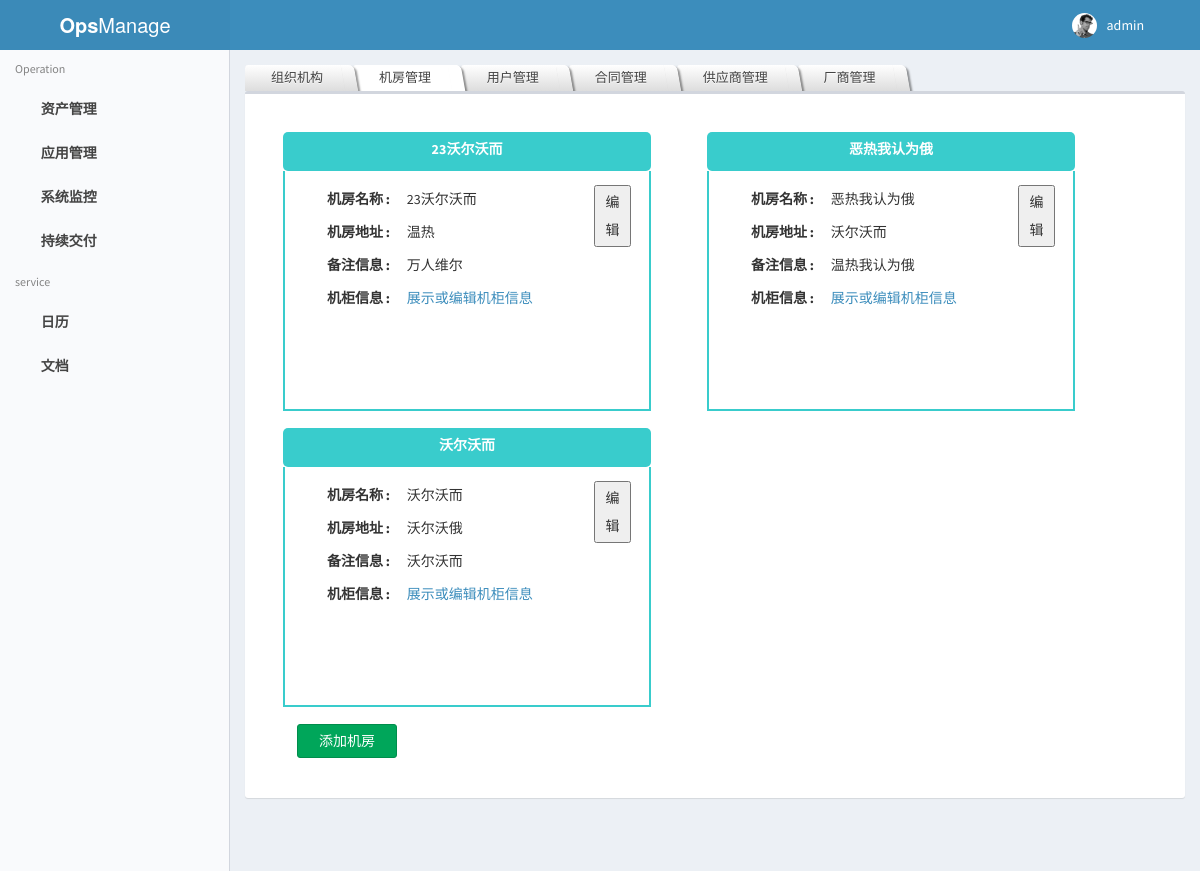
Screenshot of /cmdb/idcManage (signed in) with the database file from the repository.
### cmdb/models.py (models this page shows, shortened)
class Idc(models.Model):
    organization = models.ForeignKey('Organization', on_delete=models.CASCADE)
    idc_name = models.CharField(max_length=255, verbose_name="机房名称")
    idc_address = models.CharField(max_length=100, blank=True, verbose_name="机房地址")
    idc_memo = models.TextField(max_length=200, blank=True, verbose_name="备注信息")
    class Meta:
        db_table = 'cmdb_idc'
        verbose_name = '机房'
        verbose_name_plural = verbose_name

### cmdb/views.py (the view)
@login_required()
def idcManage(request):
    Organizations = Organization.objects.all()
    myOrg = Organization()
    myIdc = Idc.objects.all()
    myCabinet = Cabinet()
    cabFlag = 0
    try:
        IDC = request.GET['IDC']
        myCabinet=Cabinet.objects.filter(idc=Idc.objects.get(id=IDC))
        cabFlag=1
        print(myCabinet)
    except:
        print("没有IDC参数!")
    if request.user.is_superuser:
        Perm = 1
    else:
        Perm = 0
    context = {
        'USERNAME': str(request.user),
        'Perm': Perm,
        'ORGS': Organizations,
        'myOrg': myOrg,
        'myIdcs': myIdc,
        'myCabs': myCabinet,
        'cabFlag':cabFlag,
    }
    return render(request, 'cmdb/basicData/idcManage.html', context)

### templates/cmdb/basicData/idcManage.html (shortened to what this page needs)
{% extends "base.html" %}
{% block css_block %}
    <link href="/static/dist/css/tab_css.css" type="text/css" rel="stylesheet">
    <link href="/static/css/form2.css" type="text/css" rel="stylesheet">
{% endblock css_block %}
{% block main_content %}
<ul  id="tabs">
    <li><a href="http://127.0.0.1:8000/cmdb/orgManage" >组织机构</a></li>
    <li id="selectedTab"><a href="http://127.0.0.1:8000/cmdb/idcManage" >机房管理</a></li>
    <li><a href="http://127.0.0.1:8000/cmdb/userManage" >用户管理</a></li>
    <li><a href="http://127.0.0.1:8000/cmdb/contractManage" >合同管理</a></li>
    <li><a href="http://127.0.0.1:8000/cmdb/supplierManage" >供应商管理</a></li>
    <li><a href="http://127.0.0.1:8000/cmdb/vendorManage" >厂商管理</a></li>
</ul>
<div class="row">
        <div class="col-xs-12">
            <div class="box">
                <div class="box-body">
                    {% for idc in myIdcs %}
                        <div class="mybox mybox-teal" style="margin:2em;float:left;width: 40%;height: 240px;">
                            <div class="mybox-header">
                                <label for="CPU">{{ idc.idc_name }}</label>
                            </div>
                            <div class="mybox-body" style="height: 240px;">
                                <div style="float: left;width: 100%;line-height: 2em;">
                                    <label>机房名称 :</label>
                                    <span style="margin-left: 1em">{{ idc.idc_name}}</span><br>
                                    <label>机房地址 :</label>
                                    <span style="margin-left: 1em">{{ idc.idc_address}}</span><br>
                                    <label>备注信息 :</label>
                                    <span style="margin-left: 1em">{{ idc.idc_memo}}</span><br>
                                    <div id="{{ idc.id }}">
                                        <label>机柜信息 :</label>
                                        {% if cabFlag %}
                                            {% for c in myCabs %}
                                                <span style="margin-left: 1em">{{ c.cabinet_name }}</span>
                                            {% endfor %}
                                            <a onclick="window.open('http://127.0.0.1:8000/cmdb/cabDetail?idcId={{ idc.id }}')" style="margin-left: 1em">机柜图</a>
                                            <a target="_blank" href="http://127.0.0.1:8000/cmdb/editCab?idcId={{ idc.id }}"  style="margin-left: 1em"><i class="fa fa-edit">编辑</i></a>
                                            <a style="margin-left: 0.5em" onclick="$('#{{ idc.id }}').load(window.location.href+ ' #{{ idc.id }}')"><i class="fa fa-fw fa-refresh"></i></a>
                                        {% else %}
                                            <a onclick="var test = window.location.href;if(test.split('?')[1]) url=test+'&IDC={{ idc.id }}'; else url=test+'?IDC={{ idc.id }}';$('#{{ idc.id }}').load(url+ ' #{{ idc.id }}');" style="margin-left: 1em;line-height: 20px;" class="text-center">展示或编辑机柜信息</a>
                                        {% endif %}
                                    </div>
                                </div>
                                <button onclick="window.open('http://127.0.0.1:8000/cmdb/editIdc?idcId={{ idc.id }}')" style="position: absolute;left:85%;width: 10%;">编 辑</button>
                            </div>
                        </div>
                    {% endfor %}
                    <button onclick="window.open('http://127.0.0.1:8000/cmdb/addIdc')" style="margin-top:2em; margin-left:3em;width:100px;margin-bottom: 30px" class="btn btn-block btn-success">添加机房</button>
                </div>
            </div>
    </div>
</div>
{% endblock main_content %}

### templates/base.html (shortened to what this page needs)
{% load staticfiles %}
<!DOCTYPE html>
<html>
<head>
    <link rel="stylesheet" href="/static/dist/bootstrap-3.3.7-dist/css/bootstrap.min.css">
    <link rel="stylesheet" href="/static/fonts/font-awesome-4.7.0/css/font-awesome.min.css">
    <link rel="stylesheet" href="/static/dist/ionicons/css/ionicons.min.css">
    <link rel="stylesheet" href="/static/dist/css/AdminLTE.css">
    <link rel="stylesheet" href="/static/dist/css/skins/skin-blue-light.min.css">
        <link rel="stylesheet" href="/static/dist/bootstrap-datepicker/dist/css/bootstrap-datepicker.min.css">
    <link rel="stylesheet" href="/static/dist/bootstrap-daterangepicker/daterangepicker.css">
    <link rel="stylesheet" href="/static/dist/bootstrap-wysihtml5/bootstrap3-wysihtml5.min.css">
    {% block css_block %} {% endblock %}
</head>
<body class="hold-transition  skin-blue-light  sidebar-mini ">
<div class="wrapper">
    <header class="main-header">
        <a href="./index.html" class="logo">
            <span class="logo-lg"><b>Ops</b>Manage</span>
        </a>
        <nav class="navbar " role="navigation">
            <a href="index.html" class="sidebar-toggle" data-toggle="push-menu" role="button">
            </a>
            <div class="navbar-custom-menu ">
                <ul class="nav navbar-nav ">
                    <li class="dropdown user user-menu">
                        <a href="#" class="dropdown-toggle" data-toggle="dropdown">
                            <img src="/static/dist/img/user2-160x160.jpg" class="user-image" alt="User Image">
                            <span class="hidden-xs">{{ USERNAME }}</span>
                        </a>
                    </li>
                    <li>
                        <a href="#" data-toggle="control-sidebar"><i class="fa fa-gears"></i></a>
                    </li>
                </ul>
            </div>
        </nav>
    </header>
    <aside class="main-sidebar">
        <section class="sidebar">
            <ul class="sidebar-menu" data-widget="tree">
                <li class="header"> Operation</li>
                <li class="treeview">
                    <a href="/cmdb/">
                        <i class="fa fa-cubes"></i>
                        <span>资产管理</span>
                        <i class="fa fa-angle-left pull-right"></i>
                    </a>
                </li>
                <li class="treeview">
                    <a href="#">
                        <i class="fa fa-at"></i>
                        <span>应用管理</span>
                        <i class="fa fa-angle-left pull-right"></i>
                    </a>
                </li>
                <li class="treeview">
                    <a href="#">
                        <i class="fa fa-bar-chart"></i>
                        <span>系统监控</span>
                        <i class="fa fa-angle-left pull-right"></i>
                    </a>
                </li>
                <li class="treeview">
                    <a href="#">
                        <i class="fa fa-cogs"></i>
                        <span>持续交付</span>
                        <i class="fa fa-angle-left pull-right"></i>
                    </a>
                </li>
            </ul>
            <ul class="sidebar-menu" data-widget="tree">
                <li class="header">service</li>
                <li>
                  <a href="pages/calendar.html">
                    <i class="fa fa-calendar"></i> <span>日历</span>
                  </a>
                </li>
                <li>
                  <a href="/wiki">
                    <i class="fa fa-pencil-square-o"></i> <span>文档</span>
                  </a>
                </li>
            </ul>
        </section>
    </aside>
    <div class="content-wrapper">
        <section class="content container-fluid">
            {% block main_content %}{% endblock %}
        </section>
    </div>
</div>
</body>
</html>

### static/css/form2.css (style rules this page uses)
.row { margin-bottom:10px; }
.mybox { width: 70%; margin:2em auto; }
.mybox .mybox-header { border-radius: 5px; text-align: center; font-weight: 600; padding: .5em 0; }
.mybox .mybox-body { padding: 1em 3em; height: 160px; position: relative; }
.mybox-teal .mybox-header { background-color: #39cccc; color: white; }
.mybox-teal .mybox-body { background-color: white; border: 2px solid #39cccc; line-height: 2em; border-top: 0; }

### templates/cmdb/basicData/idcManage.html (style rules this page uses)
#selectedTab a { background: white; }
#selectedTab a::after { background: white; }

### rows the page displays
Idc: idc_name "23沃尔沃而", idc_address "温热", idc_memo "万人维尔", {{ idc.id }} 1 (drawn)
Idc: idc_name "恶热我认为俄", idc_address "沃尔沃而", idc_memo "温热我认为俄", {{ idc.id }} 2 (drawn)
Idc: idc_name "沃尔沃而", idc_address "沃尔沃俄", idc_memo "沃尔沃而"

### other values shown
{{ USERNAME }} "admin"
